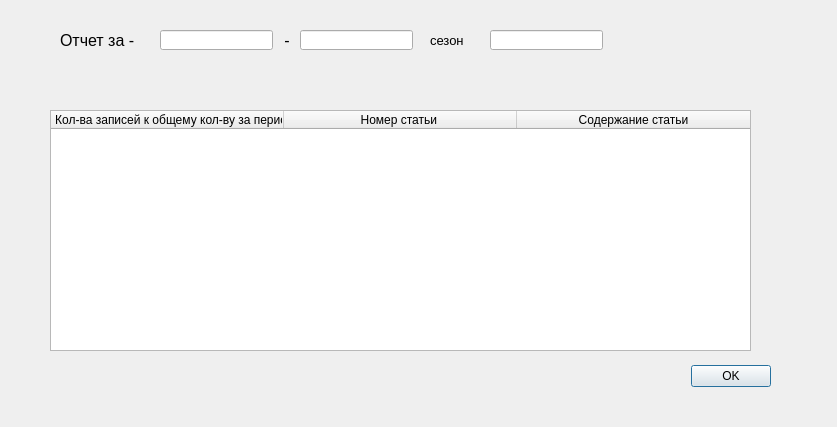
<?xml version="1.0" encoding="UTF-8"?>
<ui version="4.0">
 <class>Dialog_dez</class>
 <widget class="QDialog" name="Dialog_dez">
  <property name="geometry">
   <rect>
    <x>0</x>
    <y>0</y>
    <width>837</width>
    <height>427</height>
   </rect>
  </property>
  <property name="windowTitle">
   <string>Dialog</string>
  </property>
  <widget class="QDialogButtonBox" name="buttonBox">
   <property name="geometry">
    <rect>
     <x>430</x>
     <y>360</y>
     <width>341</width>
     <height>32</height>
    </rect>
   </property>
   <property name="orientation">
    <enum>Qt::Horizontal</enum>
   </property>
   <property name="standardButtons">
    <set>QDialogButtonBox::Ok</set>
   </property>
  </widget>
  <widget class="QLabel" name="label">
   <property name="geometry">
    <rect>
     <x>430</x>
     <y>30</y>
     <width>101</width>
     <height>21</height>
    </rect>
   </property>
   <property name="font">
    <font>
     <pointsize>10</pointsize>
    </font>
   </property>
   <property name="text">
    <string>сезон</string>
   </property>
  </widget>
  <widget class="QTableWidget" name="tableW">
   <property name="geometry">
    <rect>
     <x>50</x>
     <y>110</y>
     <width>701</width>
     <height>241</height>
    </rect>
   </property>
   <property name="autoScrollMargin">
    <number>28</number>
   </property>
   <attribute name="horizontalHeaderDefaultSectionSize">
    <number>233</number>
   </attribute>
   <column>
    <property name="text">
     <string>% Кол-ва записей к общему кол-ву за период</string>
    </property>
    <property name="textAlignment">
     <set>AlignCenter</set>
    </property>
   </column>
   <column>
    <property name="text">
     <string>Номер статьи </string>
    </property>
   </column>
   <column>
    <property name="text">
     <string>Содержание статьи</string>
    </property>
   </column>
  </widget>
  <widget class="QLabel" name="label_2">
   <property name="geometry">
    <rect>
     <x>60</x>
     <y>30</y>
     <width>101</width>
     <height>21</height>
    </rect>
   </property>
   <property name="font">
    <font>
     <pointsize>12</pointsize>
    </font>
   </property>
   <property name="text">
    <string>Отчет за -</string>
   </property>
  </widget>
  <widget class="QLineEdit" name="lineEdit_data">
   <property name="geometry">
    <rect>
     <x>160</x>
     <y>30</y>
     <width>113</width>
     <height>20</height>
    </rect>
   </property>
  </widget>
  <widget class="QLineEdit" name="lineEdit_sez">
   <property name="geometry">
    <rect>
     <x>490</x>
     <y>30</y>
     <width>113</width>
     <height>20</height>
    </rect>
   </property>
  </widget>
  <widget class="QLineEdit" name="lineEdit_data_2">
   <property name="geometry">
    <rect>
     <x>300</x>
     <y>30</y>
     <width>113</width>
     <height>20</height>
    </rect>
   </property>
  </widget>
  <widget class="QLabel" name="label_3">
   <property name="geometry">
    <rect>
     <x>280</x>
     <y>30</y>
     <width>16</width>
     <height>21</height>
    </rect>
   </property>
   <property name="font">
    <font>
     <pointsize>12</pointsize>
    </font>
   </property>
   <property name="text">
    <string> -</string>
   </property>
  </widget>
 </widget>
 <resources/>
 <connections>
  <connection>
   <sender>buttonBox</sender>
   <signal>accepted()</signal>
   <receiver>Dialog_dez</receiver>
   <slot>accept()</slot>
   <hints>
    <hint type="sourcelabel">
     <x>248</x>
     <y>254</y>
    </hint>
    <hint type="destinationlabel">
     <x>157</x>
     <y>274</y>
    </hint>
   </hints>
  </connection>
  <connection>
   <sender>buttonBox</sender>
   <signal>rejected()</signal>
   <receiver>Dialog_dez</receiver>
   <slot>reject()</slot>
   <hints>
    <hint type="sourcelabel">
     <x>316</x>
     <y>260</y>
    </hint>
    <hint type="destinationlabel">
     <x>286</x>
     <y>274</y>
    </hint>
   </hints>
  </connection>
 </connections>
</ui>
